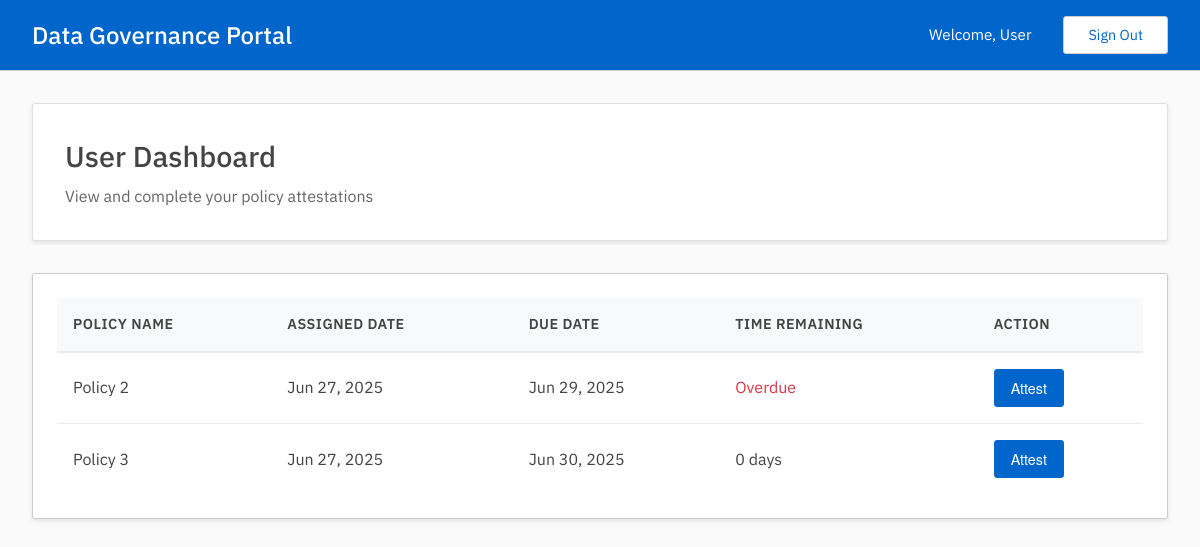
/user/dashboard (signed in), run on the app's committed database.
### tables this page shows
CREATE TABLE users(
        uuid TEXT UNIQUE NOT NULL PRIMARY KEY,
        email TEXT UNIQUE NOT NULL,
        password_hash TEXT NOT NULL,
        name TEXT NOT NULL,
        is_admin INTEGER NOT NULL DEFAULT 0
        );

CREATE TABLE assignments(
        uuid TEXT UNIQUE NOT NULL PRIMARY KEY,
        user TEXT NOT NULL,
        policy TEXT NOT NULL,
        assigned_at INTEGER,
        timeframe_seconds INTEGER,
        completed_at INTEGER,
        FOREIGN KEY (user) REFERENCES users(uuid) ON DELETE CASCADE ON UPDATE CASCADE,
        FOREIGN KEY (policy) REFERENCES policies(uuid) ON DELETE CASCADE ON UPDATE CASCADE
        );

CREATE TABLE policies(
        uuid TEXT UNIQUE NOT NULL PRIMARY KEY,
        name TEXT UNIQUE NOT NULL,
        description TEXT,
        pdf_link TEXT
        );

### user.py (the view)
@user.route('/dashboard', methods=['GET'])
@login_required
def dashboard():
    user_pending_assignments = read_get_user_pending_assignments(session['user']['uuid'])
    return render_template('user/dashboard.html',
                         user_pending_assignments=user_pending_assignments["data"],
                         now=int(time()))

### app.py (called while the page is built)
@app.template_filter('timestamp_to_date')
def timestamp_to_date(timestamp):
    if timestamp:
        try:
            dt = datetime.fromtimestamp(timestamp)
            return dt.strftime('%b %d, %Y')
        except (ValueError, TypeError):
            return 'Invalid Date'
    return 'N/A'

### auth.py (called while the page is built)
def login_required(f):
    @wraps(f)
    def wrap(*args, **kwargs):
        if session:
            return f(*args, **kwargs)
        else:
            print("401: User is not logged in.")
            return redirect(url_for('login'))
    return wrap

### db.py (called while the page is built, shortened)
def get_conn_curs():
    conn = sqlite3.connect(DATABASE)
    conn.row_factory = sqlite3.Row
    curs = conn.cursor()
    curs.execute("PRAGMA foreign_keys = ON")
    return conn, curs

def commit_close(conn, curs):
    conn.commit()
    curs.close()
    conn.close()

def get_user_pending_assignments(uuid):
    conn, curs = get_conn_curs()
    curs.execute('SELECT * FROM users WHERE uuid = ?', (uuid,))
    user = curs.fetchone()
    curs.execute("""
        SELECT a.*, p.name as policy_name
        FROM assignments a
        JOIN policies p ON a.policy = p.uuid
        WHERE a.user = ? AND a.completed_at IS NULL
    """, (uuid,))
    assignments = curs.fetchall()
    commit_close(conn, curs)
    return {
        "status": "200",
        "message": "Assignments found successfully",
        "data": assignments
        }

### templates/user/dashboard.html (shortened to what this page needs)
{% extends "base.html" %}
{% block content %}
<div class="dashboard-header">
    <h2>User Dashboard</h2>
    <p>View and complete your policy attestations</p>
</div>
<div class="table-container">
    {% if user_pending_assignments %}
    <table class="data-table">
        <thead>
            <tr>
                <th>Policy Name</th>
                <th>Assigned Date</th>
                <th>Due Date</th>
                <th>Time Remaining</th>
                <th>Action</th>
            </tr>
        </thead>
        <tbody>
            {% for assignment in user_pending_assignments %}
            <tr>
                <td>{{ assignment["policy_name"] }}</td>
                <td>{{ assignment["assigned_at"] | timestamp_to_date }}</td>
                <td>{{ (assignment["assigned_at"] + assignment["timeframe_seconds"]) | timestamp_to_date }}</td>
                <td>
                    {% set time_left = (assignment["assigned_at"] + assignment["timeframe_seconds"]) - now %}
                    {% if time_left > 0 %}
                        {{ (time_left / 86400) | round | int }} days
                    {% else %}
                        <span style="color: #dc3545;">Overdue</span>
                    {% endif %}
                </td>
                <td>
                    <a href="{{ url_for('user.attest', assignment_uuid=assignment['uuid']) }}" class="btn btn-action">
                        Attest
                    </a>
                </td>
            </tr>
            {% endfor %}
        </tbody>
    </table>
    {% else %}
    <div class="empty-state">
        <p class="empty-state-text">No pending attestations at this time.</p>
    </div>
    {% endif %}
</div>
{% endblock %}

### templates/base.html (shortened to what this page needs)
<!DOCTYPE html>
<html lang="en">
<head>
    <link rel="stylesheet" href="{{ url_for('static', filename='styles.css') }}">
</head>
<body>
    {% if session.get('user') %}
    <header class="header">
        <div class="header-content">
            <div class="header-left">
                <h1>Data Governance Portal</h1>
            </div>
            <div class="header-right">
                <span class="welcome-text">Welcome, {{ session['user']['name'] }}</span>
                <a href="{{ url_for('login') }}" class="sign-out-btn">Sign Out</a>
            </div>
        </div>
    </header>
    {% endif %}
    <main class="main-content">
        {% block content %}{% endblock %}
    </main>
</body>
</html>

### static/styles.css (style rules this page uses)
* { margin: 0; padding: 0; box-sizing: border-box; }
body { font-family: 'IBM Plex Sans'; color: #444; line-height: 1.42; min-height: 100vh; display: flex; flex-direction: column; background-color: #fafafa; }
.header { background-color: #06c; color: white; padding: 1rem 0; box-shadow: rgba(0,0,0,0.2) 0 2px 8px; border-bottom: 1px solid #ccc; }
.header-content { max-width: 1200px; margin: 0 auto; color: white; padding: 0 2rem; display: flex; justify-content: space-between; align-items: center; }
.header-left { display: flex; align-items: center; gap: 0.5rem; }
.header h1 { font-size: 1.5rem; font-weight: 500; color: white; }
.header-right { display: flex; align-items: center; gap: 2rem; }
.welcome-text { font-size: 0.95rem; color: white; }
.sign-out-btn { background-color: transparent; color: #06c; border: 1px solid #ccc; padding: 0.5rem 1.5rem; border-radius: 3px; text-decoration: none; transition: all 0.3s ease; font-size: 0.9rem; background-color: white; }
.main-content { flex: 1; max-width: 1200px; width: 100%; margin: 0 auto; background-color: #fafafa; padding: 2rem; }
.dashboard-header { background-color: white; padding: 2rem; border-radius: 3px; margin-bottom: 2rem; box-shadow: rgba(0,0,0,0.1) 0 2px 4px; border: 1px solid #e0e0e0; }
.dashboard-header h2 { color: #444; font-size: 1.8rem; margin-bottom: 0.5rem; font-weight: 500; }
.dashboard-header p { color: #666; font-size: 1rem; }
.table-container { background-color: white; border-radius: 3px; padding: 1.5rem; box-shadow: rgba(0,0,0,0.1) 0 2px 4px; border: 1px solid #ccc; overflow-x: auto; }
.data-table { width: 100%; border-collapse: collapse; }
.data-table th { background-color: #f8f9fa; color: #444; font-weight: 600; text-align: left; padding: 1rem; border-bottom: 2px solid #e9ecef; font-size: 0.9rem; text-transform: uppercase; letter-spacing: 0.5px; }
.data-table td { padding: 1rem; border-bottom: 1px solid #e9ecef; color: #444; }
.data-table tr:last-child td { border-bottom: none; }
.btn { padding: 0.5rem 1rem; border-radius: 3px; text-decoration: none; font-size: 0.9rem; cursor: pointer; transition: all 0.3s ease; border: 1px solid transparent; display: inline-block; text-align: center; font-family: 'Helvetica Neue', 'Helvetica', 'Arial', sans-serif; }
.btn-action { background-color: #06c; color: white; border-color: #06c; }

### data on the page
users: user.name "User"
assignments: policy_name "Policy 2", assigned_at "Jun 27, 2025", assigned_at+timeframe_seconds "Jun 29, 2025", shows "Overdue"
assignments: policy_name "Policy 3", assigned_at "Jun 27, 2025", assigned_at+timeframe_seconds "Jun 30, 2025"
